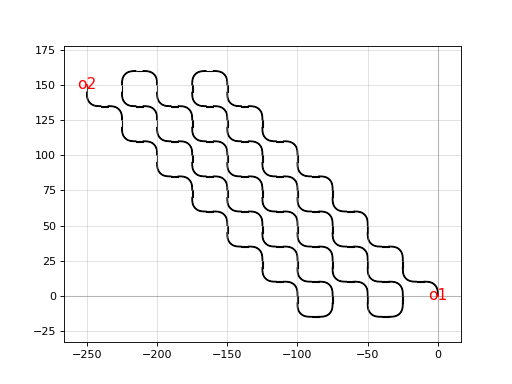

Generate this figure with Python:
import gdsfactory as gf

c = gf.components.cutback_bend(straight_length=5.0, rows=6, columns=5)
c.plot()
